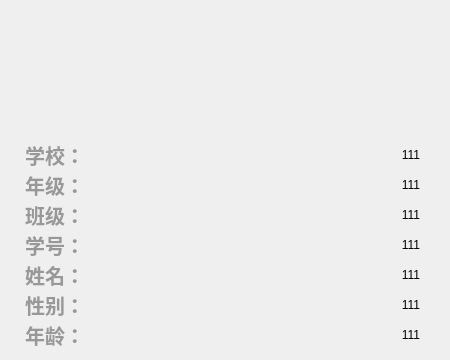
          <widget class="QFrame" name="frame_2">
           <property name="minimumSize">
            <size>
             <width>450</width>
             <height>0</height>
            </size>
           </property>
           <layout class="QVBoxLayout" name="verticalLayout_3">
            <property name="spacing">
             <number>0</number>
            </property>
            <property name="leftMargin">
             <number>0</number>
            </property>
            <property name="topMargin">
             <number>140</number>
            </property>
            <property name="rightMargin">
             <number>0</number>
            </property>
            <property name="bottomMargin">
             <number>10</number>
            </property>
            <item>
             <layout class="QHBoxLayout" name="horizontalLayout_11">
              <property name="spacing">
               <number>0</number>
              </property>
              <property name="leftMargin">
               <number>20</number>
              </property>
              <property name="rightMargin">
               <number>30</number>
              </property>
              <item>
               <widget class="QLabel" name="label_10">
                <property name="minimumSize">
                 <size>
                  <width>70</width>
                  <height>0</height>
                 </size>
                </property>
                <property name="maximumSize">
                 <size>
                  <width>70</width>
                  <height>16777215</height>
                 </size>
                </property>
                <property name="styleSheet">
                 <string notr="true">color: rgb(152,152,152);
font-size: 20px;
	font-family: &quot;Microsoft YaHei&quot;;
font-weight: bold;</string>
                </property>
                <property name="text">
                 <string>学校：</string>
                </property>
                <property name="alignment">
                 <set>Qt::AlignCenter</set>
                </property>
               </widget>
              </item>
              <item>
               <widget class="QLabel" name="label_5">
                <property name="maximumSize">
                 <size>
                  <width>16777215</width>
                  <height>16777215</height>
                 </size>
                </property>
                <property name="styleSheet">
                 <string notr="true">color: rgb(0, 0, 0);
font: 75 13pt &quot;微软雅黑&quot;;</string>
                </property>
                <property name="text">
                 <string>111</string>
                </property>
                <property name="alignment">
                 <set>Qt::AlignRight|Qt::AlignTrailing|Qt::AlignVCenter</set>
                </property>
               </widget>
              </item>
             </layout>
            </item>
            <item>
             <layout class="QHBoxLayout" name="horizontalLayout_16">
              <property name="spacing">
               <number>0</number>
              </property>
              <property name="leftMargin">
               <number>20</number>
              </property>
              <property name="rightMargin">
               <number>30</number>
              </property>
              <item>
               <widget class="QLabel" name="label_17">
                <property name="minimumSize">
                 <size>
                  <width>70</width>
                  <height>0</height>
                 </size>
                </property>
                <property name="maximumSize">
                 <size>
                  <width>70</width>
                  <height>16777215</height>
                 </size>
                </property>
                <property name="styleSheet">
                 <string notr="true">color: rgb(152,152,152);
font-size: 20px;
	font-family: &quot;Microsoft YaHei&quot;;
font-weight: bold;</string>
                </property>
                <property name="text">
                 <string>年级：</string>
                </property>
                <property name="alignment">
                 <set>Qt::AlignCenter</set>
                </property>
               </widget>
              </item>
              <item>
               <widget class="QLabel" name="label_9">
                <property name="maximumSize">
                 <size>
                  <width>16777215</width>
                  <height>16777215</height>
                 </size>
                </property>
                <property name="styleSheet">
                 <string notr="true">color: rgb(0, 0, 0);
font: 75 13pt &quot;微软雅黑&quot;;</string>
                </property>
                <property name="text">
                 <string>111</string>
                </property>
                <property name="alignment">
                 <set>Qt::AlignRight|Qt::AlignTrailing|Qt::AlignVCenter</set>
                </property>
               </widget>
              </item>
             </layout>
            </item>
            <item>
             <layout class="QHBoxLayout" name="horizontalLayout_17">
              <property name="spacing">
               <number>0</number>
              </property>
              <property name="leftMargin">
               <number>20</number>
              </property>
              <property name="rightMargin">
               <number>30</number>
              </property>
              <item>
               <widget class="QLabel" name="label_18">
                <property name="minimumSize">
                 <size>
                  <width>70</width>
                  <height>0</height>
                 </size>
                </property>
                <property name="maximumSize">
                 <size>
                  <width>70</width>
                  <height>16777215</height>
                 </size>
                </property>
                <property name="styleSheet">
                 <string notr="true">color: rgb(152,152,152);
font-size: 20px;
	font-family: &quot;Microsoft YaHei&quot;;
font-weight: bold;</string>
                </property>
                <property name="text">
                 <string>班级：</string>
                </property>
                <property name="alignment">
                 <set>Qt::AlignCenter</set>
                </property>
               </widget>
              </item>
              <item>
               <widget class="QLabel" name="label_12">
                <property name="maximumSize">
                 <size>
                  <width>16777215</width>
                  <height>16777215</height>
                 </size>
                </property>
                <property name="styleSheet">
                 <string notr="true">color: rgb(0, 0, 0);
font: 75 13pt &quot;微软雅黑&quot;;</string>
                </property>
                <property name="text">
                 <string>111</string>
                </property>
                <property name="alignment">
                 <set>Qt::AlignRight|Qt::AlignTrailing|Qt::AlignVCenter</set>
                </property>
               </widget>
              </item>
             </layout>
            </item>
            <item>
             <layout class="QHBoxLayout" name="horizontalLayout_4">
              <property name="spacing">
               <number>0</number>
              </property>
              <property name="leftMargin">
               <number>20</number>
              </property>
              <property name="rightMargin">
               <number>30</number>
              </property>
              <item>
               <widget class="QLabel" name="label_6">
                <property name="minimumSize">
                 <size>
                  <width>70</width>
                  <height>0</height>
                 </size>
                </property>
                <property name="maximumSize">
                 <size>
                  <width>70</width>
                  <height>16777215</height>
                 </size>
                </property>
                <property name="styleSheet">
                 <string notr="true">color: rgb(152,152,152);
font-size: 20px;
	font-family: &quot;Microsoft YaHei&quot;;
font-weight: bold;</string>
                </property>
                <property name="text">
                 <string>学号：</string>
                </property>
                <property name="alignment">
                 <set>Qt::AlignCenter</set>
                </property>
               </widget>
              </item>
              <item>
               <widget class="QLabel" name="label_13">
                <property name="maximumSize">
                 <size>
                  <width>16777215</width>
                  <height>16777215</height>
                 </size>
                </property>
                <property name="styleSheet">
                 <string notr="true">color: rgb(0, 0, 0);
font: 75 13pt &quot;微软雅黑&quot;;</string>
                </property>
                <property name="text">
                 <string>111</string>
                </property>
                <property name="alignment">
                 <set>Qt::AlignRight|Qt::AlignTrailing|Qt::AlignVCenter</set>
                </property>
               </widget>
              </item>
             </layout>
            </item>
            <item>
             <layout class="QHBoxLayout" name="horizontalLayout_5">
              <property name="spacing">
               <number>0</number>
              </property>
              <property name="leftMargin">
               <number>20</number>
              </property>
              <property name="rightMargin">
               <number>30</number>
              </property>
              <item>
               <widget class="QLabel" name="label_7">
                <property name="minimumSize">
                 <size>
                  <width>70</width>
                  <height>0</height>
                 </size>
                </property>
                <property name="maximumSize">
                 <size>
                  <width>70</width>
                  <height>16777215</height>
                 </size>
                </property>
                <property name="styleSheet">
                 <string notr="true">color: rgb(152,152,152);
font-size: 20px;
	font-family: &quot;Microsoft YaHei&quot;;
font-weight: bold;</string>
                </property>
                <property name="text">
                 <string>姓名：</string>
                </property>
                <property name="alignment">
                 <set>Qt::AlignCenter</set>
                </property>
               </widget>
              </item>
              <item>
               <widget class="QLabel" name="label_14">
                <property name="maximumSize">
                 <size>
                  <width>16777215</width>
                  <height>16777215</height>
                 </size>
                </property>
                <property name="styleSheet">
                 <string notr="true">color: rgb(0, 0, 0);
font: 75 13pt &quot;微软雅黑&quot;;</string>
                </property>
                <property name="text">
                 <string>111</string>
                </property>
                <property name="alignment">
                 <set>Qt::AlignRight|Qt::AlignTrailing|Qt::AlignVCenter</set>
                </property>
               </widget>
              </item>
             </layout>
            </item>
            <item>
             <layout class="QHBoxLayout" name="horizontalLayout_8">
              <property name="spacing">
               <number>0</number>
              </property>
              <property name="leftMargin">
               <number>20</number>
              </property>
              <property name="rightMargin">
               <number>30</number>
              </property>
              <item>
               <widget class="QLabel" name="label_8">
                <property name="minimumSize">
                 <size>
                  <width>70</width>
                  <height>0</height>
                 </size>
                </property>
                <property name="maximumSize">
                 <size>
                  <width>70</width>
                  <height>16777215</height>
                 </size>
                </property>
                <property name="styleSheet">
                 <string notr="true">color: rgb(152,152,152);
font-size: 20px;
	font-family: &quot;Microsoft YaHei&quot;;
font-weight: bold;</string>
                </property>
                <property name="text">
                 <string>性别：</string>
                </property>
                <property name="alignment">
                 <set>Qt::AlignCenter</set>
                </property>
               </widget>
              </item>
              <item>
               <widget class="QLabel" name="label_15">
                <property name="maximumSize">
                 <size>
                  <width>16777215</width>
                  <height>16777215</height>
                 </size>
                </property>
                <property name="styleSheet">
                 <string notr="true">color: rgb(0, 0, 0);
font: 75 13pt &quot;微软雅黑&quot;;</string>
                </property>
                <property name="text">
                 <string>111</string>
                </property>
                <property name="alignment">
                 <set>Qt::AlignRight|Qt::AlignTrailing|Qt::AlignVCenter</set>
                </property>
               </widget>
              </item>
             </layout>
            </item>
            <item>
             <layout class="QHBoxLayout" name="horizontalLayout_18">
              <property name="spacing">
               <number>0</number>
              </property>
              <property name="leftMargin">
               <number>20</number>
              </property>
              <property name="rightMargin">
               <number>30</number>
              </property>
              <item>
               <widget class="QLabel" name="label_19">
                <property name="minimumSize">
                 <size>
                  <width>70</width>
                  <height>0</height>
                 </size>
                </property>
                <property name="maximumSize">
                 <size>
                  <width>70</width>
                  <height>16777215</height>
                 </size>
                </property>
                <property name="styleSheet">
                 <string notr="true">color: rgb(152,152,152);
font-size: 20px;
	font-family: &quot;Microsoft YaHei&quot;;
font-weight: bold;</string>
                </property>
                <property name="text">
                 <string>年龄：</string>
                </property>
                <property name="alignment">
                 <set>Qt::AlignCenter</set>
                </property>
               </widget>
              </item>
              <item>
               <widget class="QLabel" name="label_16">
                <property name="maximumSize">
                 <size>
                  <width>16777215</width>
                  <height>16777215</height>
                 </size>
                </property>
                <property name="styleSheet">
                 <string notr="true">color: rgb(0, 0, 0);
font: 75 13pt &quot;微软雅黑&quot;;</string>
                </property>
                <property name="text">
                 <string>111</string>
                </property>
                <property name="alignment">
                 <set>Qt::AlignRight|Qt::AlignTrailing|Qt::AlignVCenter</set>
                </property>
               </widget>
              </item>
             </layout>
            </item>
           </layout>
          </widget>
